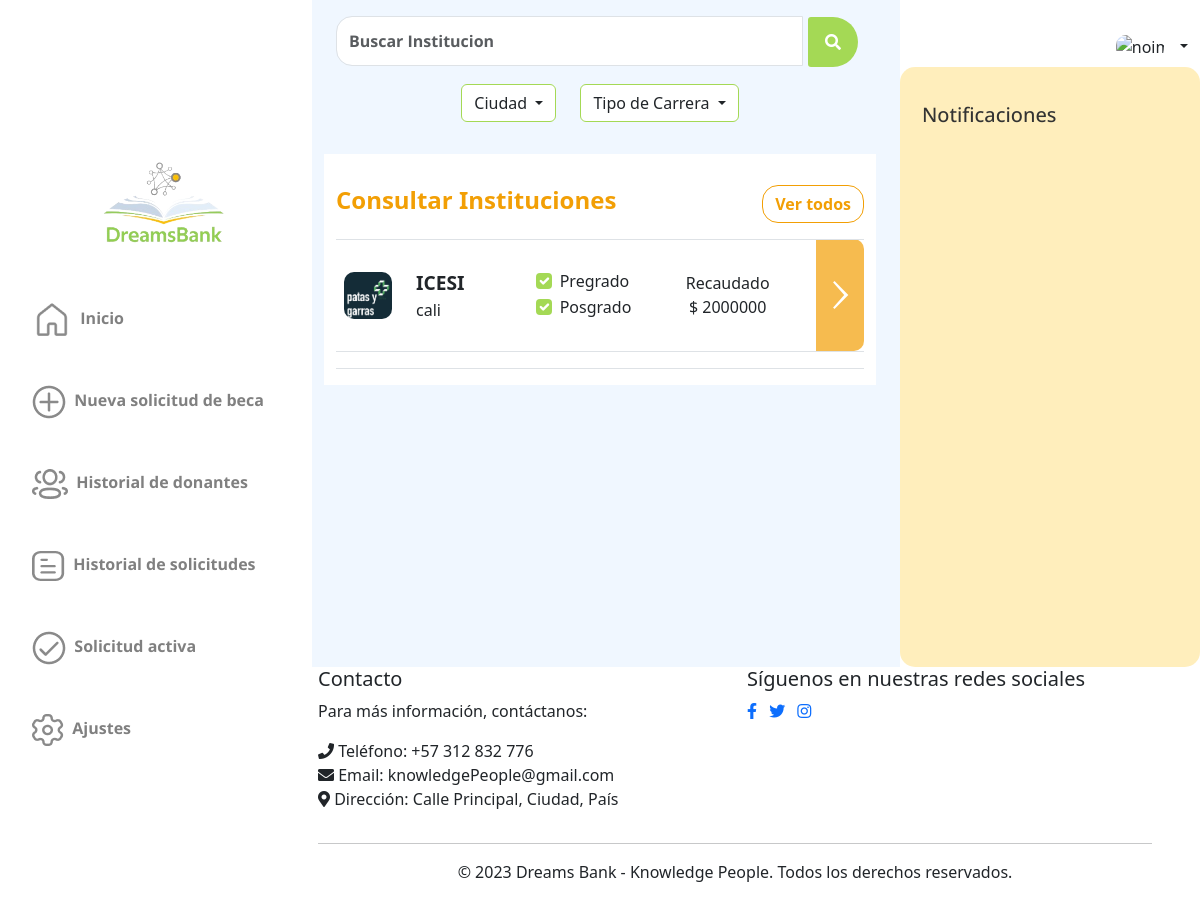
Page /scholarships/lookInstitutios/ on the earlier database version.
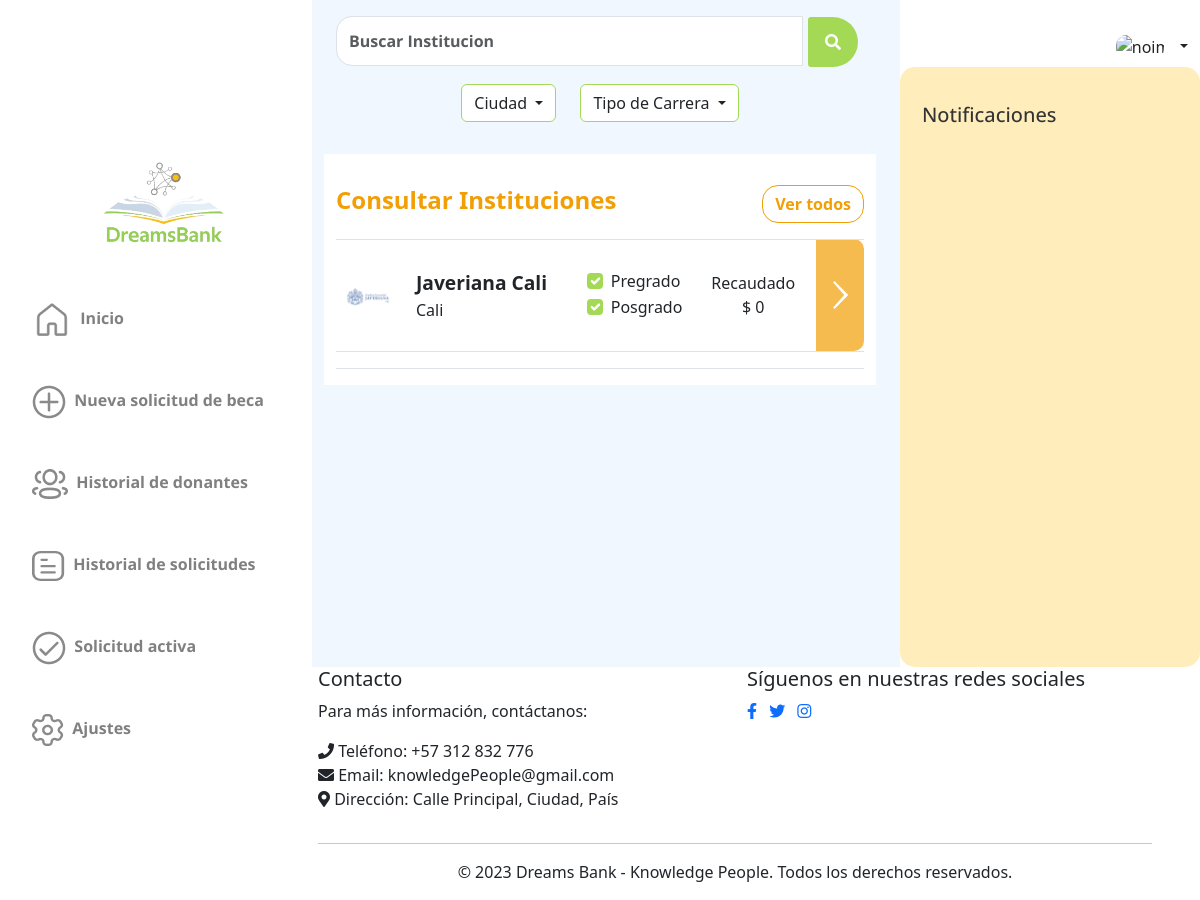
Same page on the later database version.
### users/models.py (models this page shows, shortened)
class User(AbstractBaseUser, PermissionsMixin):
    username=None
    BENEFICIARY=1
    NATURALDONOR=2
    LEGALDONOR=3
    INSTITUTION=4
    ADMIN=5
    ROLE_CHOICE=(
          (BENEFICIARY, 'Beneficiario'),
          (NATURALDONOR,'Donante natural'),
          (LEGALDONOR,'Donante juridico'),
          (INSTITUTION,'Institución'),
          (ADMIN,'Admin'),
    )
    TI=1
    CC=2
    CE=3
    NIT=4
    IDTYPE_CHOICE= ((TI,'Tarjeta de Identidad'),
                (CC,'Cédula de Ciudadanía'),
                ( CE,'Cédula extranjera'),
                (NIT,'NIT'))
    email = models.EmailField(_("email address"), unique=True)
    name=models.CharField(max_length=100,null=False)
    profilePicture= models.ImageField(upload_to="users",null=True, blank=True)
    idType = models.PositiveSmallIntegerField(choices=IDTYPE_CHOICE,null=False)
    numID = models.CharField(max_length=10,null=False)
    role=models.PositiveSmallIntegerField(choices=ROLE_CHOICE,null=False)
    date_joined = models.DateTimeField(auto_now_add=True)
    last_login= models.DateTimeField(auto_now_add=True)
    created_date = models.DateTimeField(auto_now_add=True)
    modified_date = models.DateTimeField(auto_now_add=True)
    contact = models.CharField(max_length=15)
    notifications = models.ManyToManyField(Notification)
    is_staff = models.BooleanField(default=False)
    is_active = models.BooleanField(default=True)
    is_admin = models.BooleanField(default=False)
    is_superadmin = models.BooleanField(default=False)
    is_superuser = models.BooleanField(default=False)
    date_joined = models.DateTimeField(default=timezone.now)
    USERNAME_FIELD = "email"
    REQUIRED_FIELDS = ['name', 'idType', 'numID', 'role']
    objects = UserManager()

class Institution(User):
    description = models.TextField(max_length=255)
    TYPE_CHOICES = (
        ('Tecnica', 'Tecnica'),
        ('Tecnologica', 'Tecnologica'),
        ('Pregrado', 'Pregrado'),
        ('Posgrado','Posgrado')
    )
    type_institution = models.CharField(
        max_length=255,
        blank = False,
    )
    address = models.CharField(max_length=100)
    city = models.CharField(max_length=70)
    money_donation = models.IntegerField(default=0)
    optionsstate= (('A','Aprobada'),
                     ('P','Pendiente'),
                     ('R','Rechazada'))
    verificationState = models.CharField(max_length=30,choices=optionsstate,null=False, default='P')

class User(AbstractBaseUser, PermissionsMixin):
    username=None
    BENEFICIARY=1
    NATURALDONOR=2
    LEGALDONOR=3
    INSTITUTION=4
    ADMIN=5
    ROLE_CHOICE=(
          (BENEFICIARY, 'Beneficiario'),
          (NATURALDONOR,'Donante natural'),
          (LEGALDONOR,'Donante juridico'),
          (INSTITUTION,'Institución'),
          (ADMIN,'Admin'),
    )
    TI=1
    CC=2
    CE=3
    NIT=4
    IDTYPE_CHOICE= ((TI,'Tarjeta de Identidad'),
                (CC,'Cédula de Ciudadanía'),
                ( CE,'Cédula extranjera'),
                (NIT,'NIT'))
    email = models.EmailField(_("email address"), unique=True)
    name=models.CharField(max_length=100,null=False)
    profilePicture= models.ImageField(upload_to="users",null=True, blank=True)
    idType = models.PositiveSmallIntegerField(choices=IDTYPE_CHOICE,null=False)
    numID = models.CharField(max_length=10,null=False)
    role=models.PositiveSmallIntegerField(choices=ROLE_CHOICE,null=False)
    date_joined = models.DateTimeField(auto_now_add=True)
    last_login= models.DateTimeField(auto_now_add=True)
    created_date = models.DateTimeField(auto_now_add=True)
    modified_date = models.DateTimeField(auto_now_add=True)
    contact = models.CharField(max_length=15)
    notifications = models.ManyToManyField(Notification)
    is_staff = models.BooleanField(default=False)
    is_active = models.BooleanField(default=True)
    is_admin = models.BooleanField(default=False)
    is_superadmin = models.BooleanField(default=False)
    is_superuser = models.BooleanField(default=False)
    date_joined = models.DateTimeField(default=timezone.now)
    USERNAME_FIELD = "email"
    REQUIRED_FIELDS = ['name', 'idType', 'numID', 'role']
    objects = UserManager()

### scholarships/views.py (the view)
# urls.py: path("lookInstitutios/", views.LookInstitutions.as_view(), name='look_institutions'),
class LookInstitutions(ListView):
    def get(self, request):
        institutions = Institution.objects.all()
        cities = []
        types = []
        types.append('Tecnica')
        types.append('Tecnologica')
        types.append('Pregrado')
        types.append('Posgrado')
        for i in institutions:
            city = i.city
            if city not in cities:
                cities.append(city)
        data = {'institutions':institutions,'cities':cities,'types':types}
        return render(request, 'lookinstitution.html',data)

### scholarships/templates/lookinstitution.html (shortened to what the changed rows need)
{% extends 'base.html' %} {% load static %}
  {% block content %}
  <link href="https://cdn.jsdelivr.net/npm/bootstrap@5.3.0-alpha3/dist/css/bootstrap.min.css" rel="stylesheet"
 />
  <link rel="stylesheet" href="https://cdnjs.cloudflare.com/ajax/libs/font-awesome/5.15.3/css/all.min.css">
  <link href="{% static '/lookbeneficiaries.css' %}" rel="stylesheet" />
</head>
<body>
  <div class="container-fluid">
    <div class="row " style="background-color: white; margin-top:2rem">
      <div class="table-responsive" >
        <table class="table">
          <thead>
            <tr>
              <th></th>
              <th></th>
              <th></th>
              <th></th>
              <th style="width: 2rem"></th>
            </tr>
          </thead>
          <tbody>
            {% if institutions %}
            {% for x in institutions %}
            <tr class="mt-4 align-middle" style="height: 7rem;" >
              <td class="align-middle" style="border-top-left-radius: 10px; border-bottom-left-radius: 10px;">
                {% if x.profilePicture != "" %}
                <img src="/media/{{ x.profilePicture }}" class="img-fluid" alt="noimage"
                  style="max-width: 3rem; max-height: 3rem; border-radius: 10px; margin-right: 0.5rem;">
                {% else %}
                <img src="/media/users/profile_default.png" class="img-fluid" alt="noimage"
                  style="max-width: 3rem; max-height: 3rem; border-radius: 10px; margin-right: 0.5rem;">
                {% endif %}
              </td>
              {% if  user.role == user.LEGALDONOR or user.role == user.NATURALDONOR %}
              <td>
                <div class="row">
                  <div class="col-12" style="font-weight: bolder; font-size: larger;">{{ x.name|capfirst }}
                  </div>
                  <div class="col-12">{{ x.city }}</div>
                </div>
              </td>
              {% endif %}
              <td>
                <div class="row">
                    <div class="col-12">
                        {% for choice in x.TYPE_CHOICES %}
                        {% if choice.0 in x.type_institution %}
                        <div class="form-check">
                          <input class="form-check-input" type="checkbox" name="type_institution_checkbox" value="{{ choice.0 }}"
                            {% if choice.0 in x.type_institution %} checked {% endif %}>
                          <label class="form-check-label">
                            {{ choice.1 }}
                          </label>
                        </div>
                      {% endif %}
                        {% endfor %}
                    </div>
                  </div>
              </td>
              {% if  user.role == user.LEGALDONOR or user.role == user.NATURALDONOR %}
              <td>
                <div class="row my-auto">
                  <div class="col-12 text-center">Recaudado</div>
                  <div class="col-12 text-center">$ {{ x.money_donation }}</div>
                </div>
              </td>
              {% endif %}
              <td
                style="background-color: rgba(242, 159, 5, 0.7); border-top-right-radius: 10px; border-bottom-right-radius: 10px;"
                class="align-middle">
                <div class="d-flex align-items-center justify-content-center">
                  <button type="submit" class="btn btn-link p-0" style=" border: none;" name="viewBeneficiaryDetails"
                    data-scholarship-id="{{ x.id_user.name }}">
                    <a href="{% url 'scholarships:showdetailsinstitucion' id=x.id %}">
                    <img src="/media/images/Forward.png" class="img-fluid" alt="noimage"
                      style="max-width: 3rem; max-height: 3rem;">
                    </a>
                  </button>
                </div>
              </td>
            </tr>
            <tr style="margin-top: -1rem;">
              <td colspan="5" style="text-align: center;">
              </td>
          </tr>
            {% endfor %}
            {% endif %}
          </tbody>
        </table>
      </div>
    </div>
  </div>
  {% endblock %}

Differences in the rows shown:
removed Institution: profilePicture (picture), name "ICESI", city "cali", type_institution "☑" "☑", choice "Pregrado" "Posgrado", money_donation "2000000"
added Institution: profilePicture (picture), name "Javeriana Cali", city "Cali", type_institution "☑" "☑", choice "Pregrado" "Posgrado", money_donation "0"
